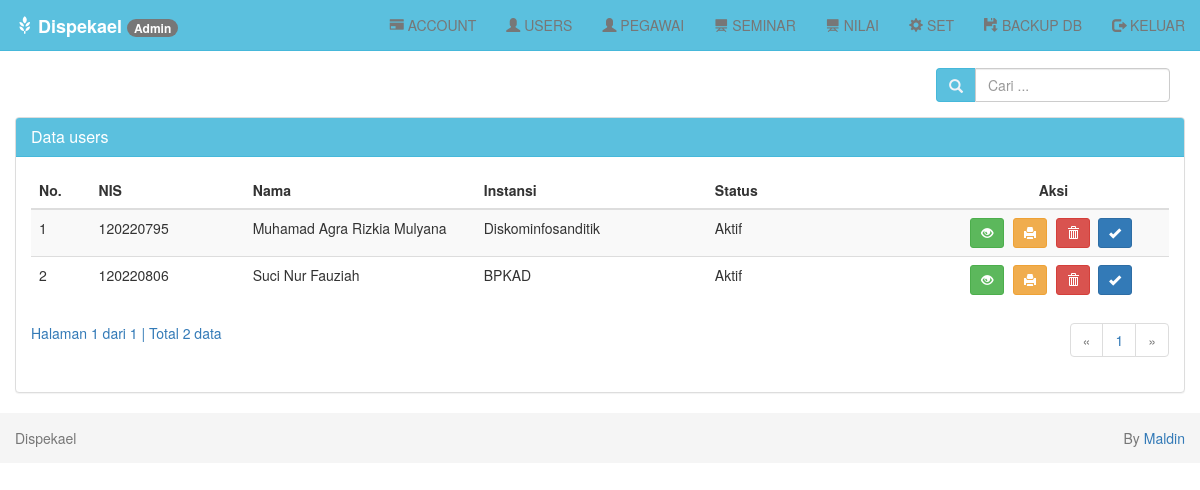
The page /index.php?page=users-tampil (signed in) on the database its author committed.
### tables this page shows
CREATE TABLE `users` (
  `nis` bigint(12) unsigned NOT NULL,
  `id` bigint(12) unsigned NOT NULL,
  `nama` varchar(255) NOT NULL,
  `tanggal_lahir` date NOT NULL,
  `alamat` varchar(255) NOT NULL,
  `instansi` varchar(100) NOT NULL,
  `telp` varchar(15) NOT NULL,
  `stat` varchar(30) NOT NULL,
  `foto` varchar(255) NOT NULL,
  PRIMARY KEY (`nis`)
);

### users/tampil.php (the view, shortened to what this page needs)
<?php
if ($_SESSION['level'] == "Admin") {
    $isicari = "";
} else if ($_SESSION['level'] == "User") {
    $isicari = "$data[instansi]";
}
if (isset($_POST['cari'])) {
    $cari = $_POST['cari'];
} else {
    $cari = "$isicari";
}
?>
<br>
<div class="row">
    <div class="col-md-12">
        <div class="panel-body">
            <div class="pull-right btn-tambah">
                <form class="form-inline" method="POST" action="?page=users-tampil">
                    <div class="form-group">
                        <div class="input-group">
                            <div class="input-group-addon">
                                <i class="glyphicon glyphicon-search"></i>
                            </div>
                            <input type="text" class="form-control" name="cari" placeholder="Cari ..." autocomplete="off" value="<?php echo $cari; ?>">
                        </div>
                    </div>
                </form>
            </div>
        </div>
        <div class="panel panel-default">
            <div class="panel-heading">
                <h3 class="panel-title">Data users</h3>
            </div>
            <div class="panel-body">
                <div class="table-responsive">
                    <table class="table table-striped table-hover">
                        <thead>
                            <tr>
                                <th>No.</th>
                                <th>NIS</th>
                                <th>Nama</th>
                                <th>Instansi</th>
                                <th>Status</th>
                                <th class='center'>Aksi</th>
                            </tr>
                        </thead>
                        <tbody>
                            <?php
                            $batas = 10;
                            if (isset($cari)) {
                                $jumlah_record = mysqli_query($db, "SELECT * FROM users WHERE instansi LIKE '%$cari%' OR nama LIKE '%$cari%'") or die('Ada kesalahan pada query jumlah_record: ' . mysqli_error($db));
                            } else {
                                $jumlah_record = mysqli_query($db, "SELECT * FROM users") or die('Ada kesalahan pada query jumlah_record: ' . mysqli_error($db));
                            }
                            $jumlah  = mysqli_num_rows($jumlah_record);
                            $halaman = ceil($jumlah / $batas);
                            $page    = (isset($_GET['hal'])) ? (int)$_GET['hal'] : 1;
                            $mulai   = ($page - 1) * $batas;
                            $no = 1;
                            if (isset($cari)) {
                                $query = mysqli_query($db, "SELECT * FROM users WHERE instansi LIKE '%$cari%' OR nama LIKE '%$cari%' ORDER BY nis LIMIT $mulai, $batas")
                                    or die('Ada kesalahan pada query users: ' . mysqli_error($db));
                            } else {
                                $query = mysqli_query($db, "SELECT * FROM users ORDER BY nis LIMIT $mulai, $batas") or die('Ada kesalahan pada query users: ' . mysqli_error($db));
                            }
                            while ($data = mysqli_fetch_assoc($query)) {
                                echo "  <tr>
                      <td width='20'>$no</td>
                      <td width='100'>$data[nis]</td>
                      <td width='150'>$data[nama]</td>
                      <td width='150'>$data[instansi]</td>
                      <td width='150'>$data[stat]</td>
                      <td width='150' class='center'>
                        <div class=''>
                        <a data-toggle='tooltip' data-placement='top' title='Detail' style='margin-right:5px' class='btn btn-success btn-sm' href='?page=users-detail&id=$data[nis]'> <i class='glyphicon glyphicon-eye-open'></i></a>
                        <a data-toggle='tooltip' data-placement='top' title='Detail' style='margin-right:5px' class='btn btn-warning btn-sm' href='?page=users-print-detail&id=$data[nis]' target='_blank'> <i class='glyphicon glyphicon-print'></i></a>";;
                            ?>
                                <?php
                                if ($_SESSION['level'] == "Admin") {
                                    echo "<a data-toggle='tooltip' data-placement='top' title='Hapus' class='btn btn-danger btn-sm' href='?page=users-hapus&id=$data[nis]' onclick='return confirm('Anda yakin ingin menghapus $data[nama]');'> <i class='glyphicon glyphicon-trash'></i></a>&nbsp";
                                    echo " <a data-toggle='tooltip' data-placement='top' title='Aktivasi' style='margin-right:5px' class='btn btn-primary btn-sm' href='?page=aktivasi-users&id=$data[nis]'> <i class='glyphicon glyphicon-ok'></i></a>";
                                } else if ($_SESSION['level'] == "User") {
                                }
                                ?>
                            <?php
                                echo "
                        </div>
                      </td>
                    </tr>";
                                $no++;
                            }
                            ?>
                        </tbody>
                    </table>
                    <?php
                    if (empty($_GET['hal'])) {
                        $halaman_aktif = '1';
                    } else {
                        $halaman_aktif = $_GET['hal'];
                    }
                    ?>
                    <a>
                        Halaman <?php echo $halaman_aktif; ?> dari <?php echo $halaman; ?> |
                        Total <?php echo $jumlah; ?> data
                    </a>
                    <nav>
                        <ul class="pagination pull-right">
                            <?php
                            if ($halaman_aktif <= '1') { ?>
                                <li class="disabled">
                                    <a href="" aria-label="Previous">
                                        <span aria-hidden="true">&laquo;</span>
                                    </a>
                                </li>
                            <?php
                            }
                            ?>
                            <?php
                            for ($x = 1; $x <= $halaman; $x++) { ?>
                                <li class="">
                                    <a href="?page=users-tampil&hal=<?php echo $x ?>"><?php echo $x ?></a>
                                </li>
                            <?php
                            }
                            ?>
                            <?php
                            if ($halaman_aktif >= $halaman) { ?>
                                <li class="disabled">
                                    <a href="" aria-label="Next">
                                        <span aria-hidden="true">&raquo;</span>
                                    </a>
                                </li>
                            <?php
                            }
                            ?>
                        </ul>
                    </nav>
                </div>
            </div>
        </div>
    </div>
</div>

### assets/css/style.css (style rules this page uses)
body { padding-top: 40px; }
.panel-default > .panel-heading { background-color: #5bc0de; border-color: #46b8da; color: #fff; }
.input-group-addon { background-color: #5bc0de; border: 1px solid #46b8da; border-radius: 4px; color: #f1f2f7; }
.btn-tambah { margin-top: -7px; }
.center { text-align: center; }
.pagination { margin-top: -20px; }

### rows shown on the page
users: nis "120220795", nama "Muhamad Agra Rizkia Mulyana", instansi "Diskominfosanditik", stat "Aktif"
users: nis "120220806", nama "Suci Nur Fauziah", instansi "BPKAD", stat "Aktif"

### other values the page prints
$_SESSION['level'] "Admin"
$halaman_aktif "1"
$halaman "1"
$jumlah "2"
